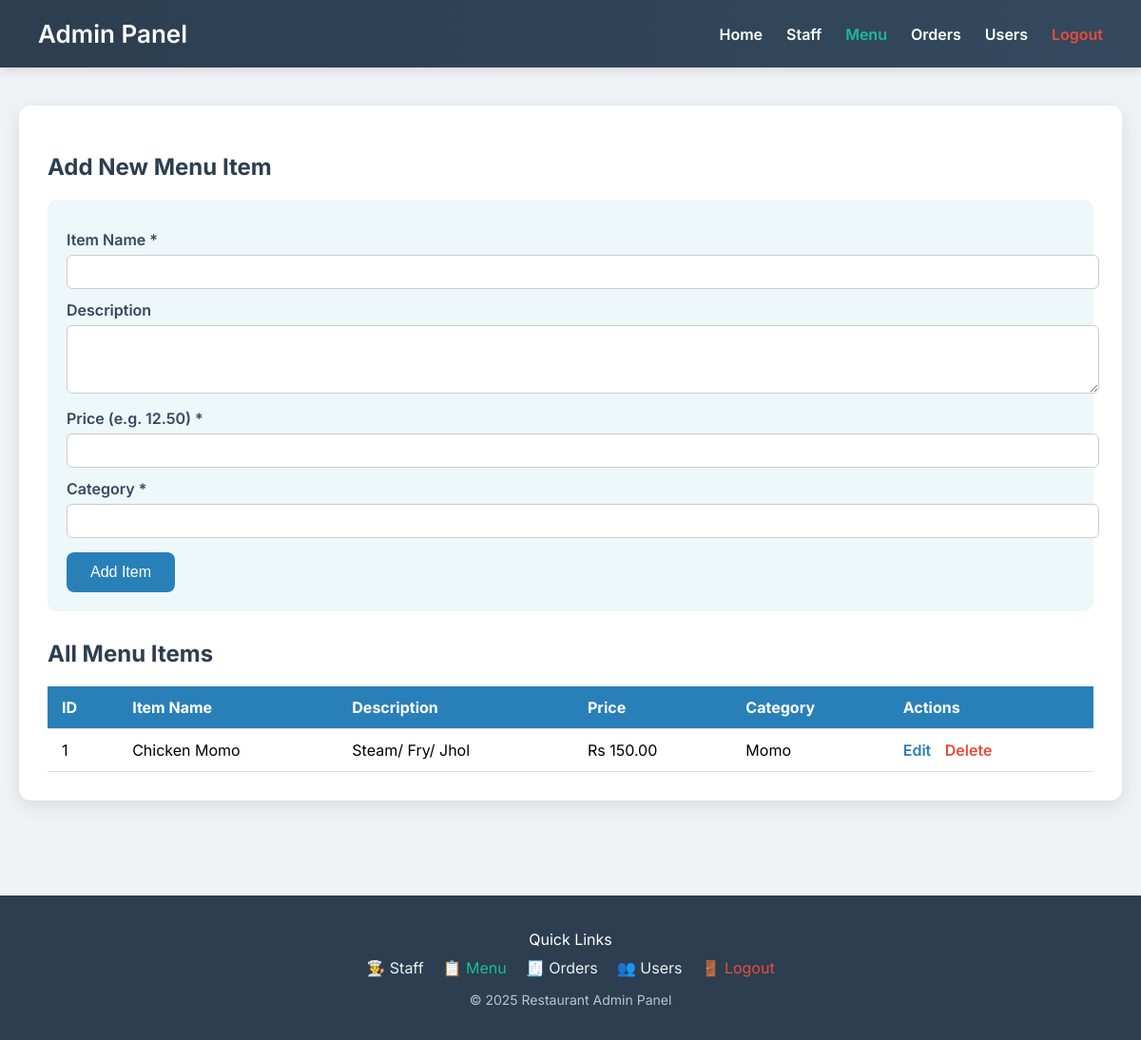
/manage_menu.php (signed in), run on an earlier commit of the app's database.
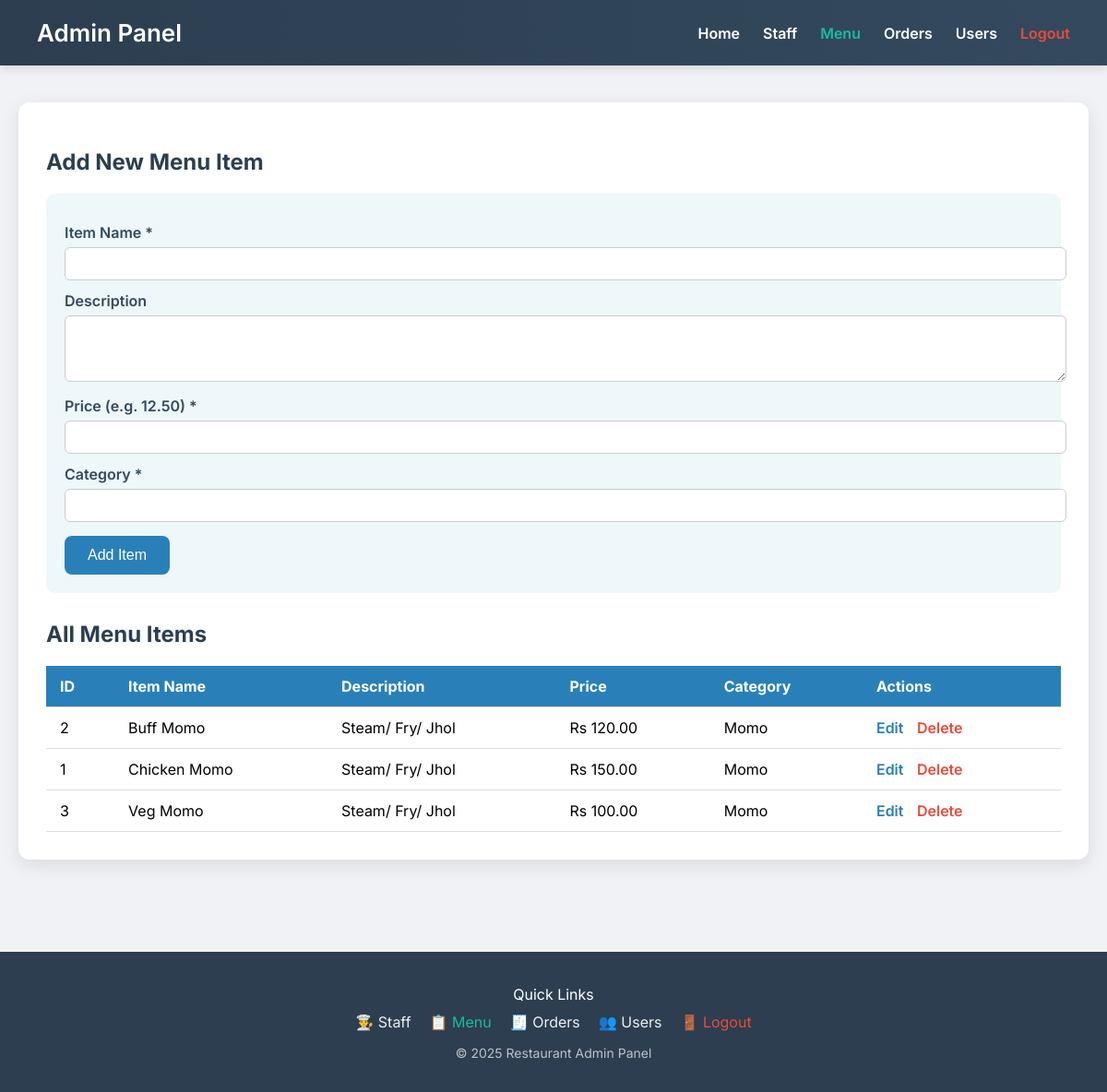
And on a later commit of the database.
### tables this page shows
CREATE TABLE `menu` (
  `id` int(11) NOT NULL,
  `item_name` varchar(255) NOT NULL,
  `description` text DEFAULT NULL,
  `price` decimal(10,2) NOT NULL,
  `category` varchar(100) NOT NULL
);

### manage_menu.php (the view, shortened to what this page needs)
<?php
include 'db_connect.php';
try {
    $stmt = $conn->query("SELECT * FROM menu ORDER BY category, item_name");
    $menuItems = $stmt->fetchAll(PDO::FETCH_ASSOC);
} catch (PDOException $e) {
    die("Database error: " . $e->getMessage());
}
$editItem = null;
?>
<!DOCTYPE html>
<html lang="en">
<head>
</head>
<body>
<div class="navbar">
      <h1><a href="admin_dashboard.php" style="color: white; text-decoration: none;">Admin Panel</a></h1>
    <ul>
          <li> <a href="admin_dashboard.php">Home</a></li>
        <li><a href="manage_staff.php">Staff</a></li>
        <li><a href="manage_menu.php" style="color:#1abc9c;">Menu</a></li>
        <li><a href="view_orders.php">Orders</a></li>
        <li><a href="manage_users.php">Users</a></li>
        <li><a class="logout" href="logout.php">Logout</a></li>
    </ul>
</div>
<div class="container">
    <h2><?= $editItem ? "Edit Menu Item" : "Add New Menu Item" ?></h2>
    <form method="post" action="manage_menu.php">
        <label for="item_name">Item Name *</label>
        <input type="text" id="item_name" name="item_name" required value="<?= htmlspecialchars($editItem['item_name'] ?? '') ?>">
        <label for="description">Description</label>
        <textarea id="description" name="description" rows="3"><?= htmlspecialchars($editItem['description'] ?? '') ?></textarea>
        <label for="price">Price (e.g. 12.50) *</label>
        <input type="number" id="price" name="price" step="0.01" min="0" required value="<?= htmlspecialchars($editItem['price'] ?? '') ?>">
        <label for="category">Category *</label>
        <input type="text" id="category" name="category" required value="<?= htmlspecialchars($editItem['category'] ?? '') ?>">
        <button type="submit"><?= $editItem ? "Update Item" : "Add Item" ?></button>
    </form>
    <h2>All Menu Items</h2>
    <?php if (empty($menuItems)): ?>
        <p>No menu items found.</p>
    <?php else: ?>
        <table>
            <thead>
                <tr>
                    <th>ID</th>
                    <th>Item Name</th>
                    <th>Description</th>
                    <th>Price</th>
                    <th>Category</th>
                    <th>Actions</th>
                </tr>
            </thead>
            <tbody>
                <?php foreach ($menuItems as $item): ?>
                    <tr>
                        <td><?= $item['id'] ?></td>
                        <td><?= htmlspecialchars($item['item_name']) ?></td>
                        <td><?= nl2br(htmlspecialchars($item['description'])) ?></td>
                        <td>Rs <?= number_format($item['price'], 2) ?></td>
                        <td><?= htmlspecialchars($item['category']) ?></td>
                        <td>
                            <a class="action-link" href="manage_menu.php?edit=<?= $item['id'] ?>">Edit</a>
                            <a class="action-link" href="manage_menu.php?delete=<?= $item['id'] ?>" onclick="return confirm('Are you sure you want to delete this item?');" style="color:#e74c3c;">Delete</a>
                        </td>
                    </tr>
                <?php endforeach; ?>
            </tbody>
        </table>
    <?php endif; ?>
</div>
<footer style="background-color: #2c3e50; color: white; padding: 20px 0; text-align: center; margin-top: 100px;">
    <div style="max-width: 1100px; margin: auto;">
        <p style="margin-bottom: 10px; font-size: 16px;">Quick Links</p>
        <div style="display: flex; justify-content: center; flex-wrap: wrap; gap: 20px;">
            <a href="manage_staff.php" style="color: #ecf0f1; text-decoration: none;">👨‍🍳 Staff</a>
            <a href="manage_menu.php" style="color: #1abc9c; text-decoration: none;">📋 Menu</a>
            <a href="view_orders.php" style="color: #ecf0f1; text-decoration: none;">🧾 Orders</a>
            <a href="manage_users.php" style="color: #ecf0f1; text-decoration: none;">👥 Users</a>
            <a href="logout.php" style="color: #e74c3c; text-decoration: none;">🚪 Logout</a>
        </div>
        <p style="margin-top: 15px; font-size: 14px; color: #bdc3c7;">&copy; <?= date("Y") ?> Restaurant Admin Panel</p>
    </div>
</footer>
</body>
</html>

What changed in the data, as far as the page shows it:
added menu: id "2", item_name "Buff Momo", description "Steam/ Fry/ Jhol", price "120.00", category "Momo"
added menu: id "3", item_name "Veg Momo", description "Steam/ Fry/ Jhol", price "100.00", category "Momo"
